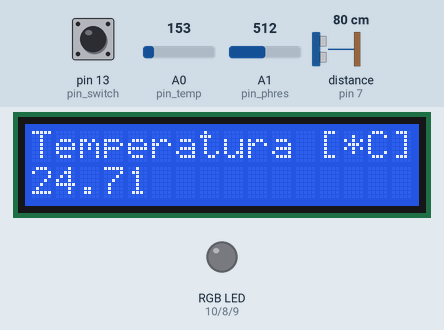
Recording of a sketch running on a simulated Arduino Uno, built with avr-gcc and run on an emulated ATmega328P. Parts: 16×2 character LCD, an RGB LED mixed from three pins (HIGH = lit). Wiring (inferred from the names in the program): ultrasonic range finder: trigger pin 6; echo pin 7. The test bench sets the inputs (shaded band); at power-on: A1 (pin_phres) = 512, distance to the obstacle (sensor on pin 7) 80 cm, A0 (pin_temp) = 153, pin 13 (pin_switch) LOW. The echo pulse lasts 58.3 µs per cm; pins used as bus, display or sensor lines are not drawn; what the sketch prints to the serial monitor is not drawn.

Above: at 1.2 s.
1.3 s: A1 (pin_phres) set to 212
13.7 s: A1 (pin_phres) set to 178
At 16.8 s:
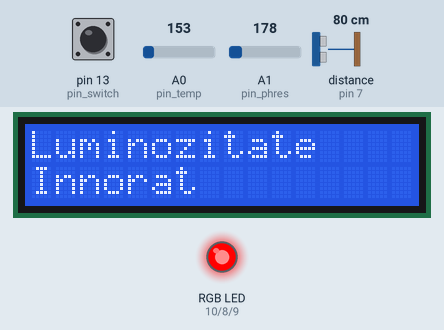
25.9 s: distance to the obstacle (sensor on pin 7) set to 2 cm
At 31.0 s:
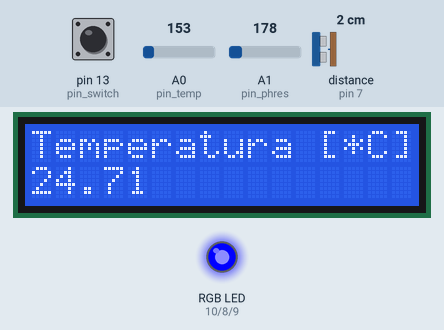
32.1 s: A0 (pin_temp) set to 165
At 37.8 s:
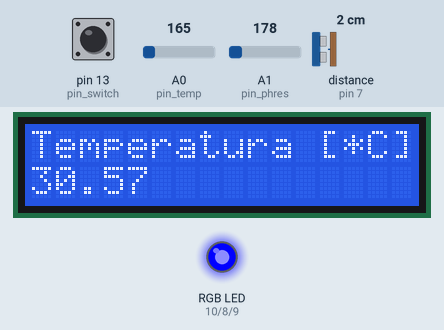
38.2 s: A0 (pin_temp) set to 175
At 43.3 s:
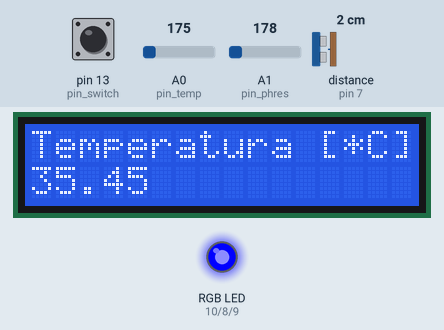
44.3 s: A1 (pin_phres) set to 306
At 47.5 s:
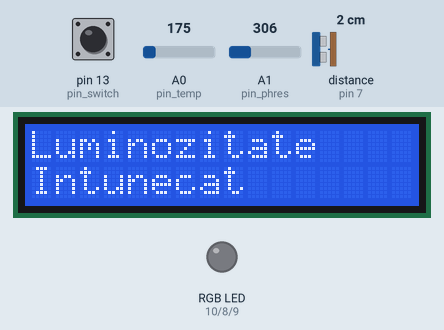
Timing chart, 0 to 59.3 s (numbered marks = the images above; inputs shaded):
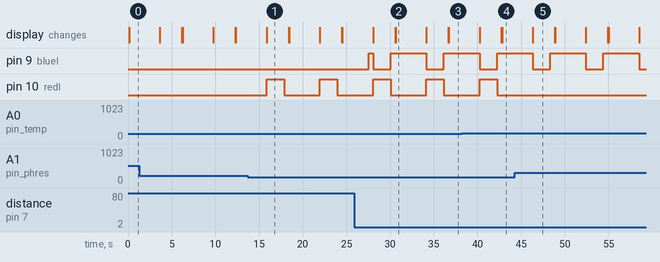

The sketch:

polihack_v51.ino
```cpp
#include <LiquidCrystal.h>

LiquidCrystal lcd(12, 11, 5, 4, 3, 2);

//temperature pin
const int pin_temp = A0;
float temperatura = 0.00;
float media = 0.00;

//photoresistor pin
const int pin_phres = A1;
int phres_val = 0;

//switch pin
const int pin_switch = 13;
int switchst = LOW;

//ultrasonic distance sensor pinout
const int trig_Pin = 6;
const int echo_Pin = 7;
long duration = 0.0;
long distance = 0.0;

//rgb led pinout
const int redl = 10;
const int bluel = 9;
const int greenl = 8;

//display val
int Displ = 0;
int N = 500;

//triggers
byte window_trig = false;
byte switch_trig = false;
byte temp_light_trig = false;

void setup()
{
  Serial.begin(9600);

  pinMode(trig_Pin, OUTPUT);
  pinMode(echo_Pin, INPUT);

  pinMode(pin_switch, INPUT);

  pinMode(redl, OUTPUT);
  pinMode(bluel, OUTPUT);
  pinMode(greenl, OUTPUT);

  lcd.begin(16, 2);
  lcd.clear();
  lcd.setCursor(0, 0);
}

void setColor(int redValue, int greenValue, int blueValue)
{
  if(switch_trig == false)
  {
 	analogWrite(redl, redValue);
 	analogWrite(greenl, greenValue);
 	analogWrite(bluel, blueValue);
  }
}

void ultraSense()
{
  //Serial.println("Starting Trigger");
  digitalWrite(trig_Pin, LOW);
  delayMicroseconds(2);
  digitalWrite(trig_Pin, HIGH);
  delayMicroseconds(10);
  digitalWrite(trig_Pin, LOW);
  duration = pulseIn(echo_Pin, HIGH);

  distance = duration * 0.0343 / 2.0;
  Serial.println("\nDistance(cm): ");
  Serial.println(distance);

  if(distance < 40)
  {
  	setColor(0, 0, 255);
  }
  else if(distance > 40)
    setColor(0, 0, 0);

}

void displayTemp()
{
 lcd.clear();
 lcd.setCursor(0, 0);
 lcd.print("Temperatura [*C]");
 float suma = 0.00;

   for(int i=1; i <= N; i++)
    {
      Displ = analogRead(pin_temp);
      temperatura = (((Displ / 1024.0) * 5)- 0.5)*100;
      suma += temperatura;
    }
    media = suma / N;
    lcd.setCursor(0, 1);
    if(media < 1000)
    {
      lcd.setCursor(3, 1);
      lcd.print(" ");
      lcd.setCursor(0, 1);
      lcd.print(media);
    }
    if(media < 100)
    {
      lcd.setCursor(2, 1);
      lcd.print(" ");
      lcd.setCursor(0, 1);
      lcd.print(media);
    }
    if(media < 10)
    {
      lcd.setCursor(1, 1);
      lcd.print(" ");
      lcd.setCursor(0, 1);
      lcd.print(media);
    }
  delay(3000);
}

double LightIntensityCalculator(int AVal)
{
  int DResistorVal = 3.3;
  double vout = AVal * 0.0048828125;
  int luxData = ((2500/vout-500)/DResistorVal);
  return luxData;
}

void displayLight()
{
  lcd.clear();
  lcd.setCursor(0, 0);
  lcd.print("Luminozitate");
  phres_val = analogRead(pin_phres);

  Serial.println("\nLight intensity(lux): ");
  //Serial.println(LightIntensityCalculator(phres_val));
  int luxValue = LightIntensityCalculator(phres_val);
  Serial.println(luxValue);

  if(luxValue > 7000)
  {
  	lcd.setCursor(0, 1);
  	lcd.print("Luminos");
    setColor(255, 0, 0);
  }
  else if(luxValue > 700)
  {
  	lcd.setCursor(0, 1);
  	lcd.print("Innorat");
    setColor(255, 0, 0);
  }
  else
  {
  	lcd.setCursor(0, 1);
  	lcd.print("Intunecat");
    setColor(0, 0, 0);
  }

  delay(2000);
}

void TestingSensors()
{
  Serial.println("\nSwitch val: ");
  Serial.println(switchst);
}

void loop()
{
  Serial.println("----------------------");
  //digital read for soft override
  switchst = digitalRead(pin_switch);
  Serial.println(switchst);

  if(switchst == 1)
    switch_trig = true;
  else
    switch_trig = false;

  if(temp_light_trig == false)
  {
    displayTemp();
    temp_light_trig = true;
  }
  else
  {
    displayLight();
    temp_light_trig = false;
  }

  ultraSense();


  //TestingSensors();
  delay(500);
}
```

Measured:
- the behaviour switches between 197 and 196 on A1 (pin_phres) (found by bisection; images 0 and 1)
- after the input at 13.7 s, pin 10 (redl): alternates HIGH for 2.0 s and LOW for 4.1 s, starting after 2.2 s; the display: changes after 2.2 s (image 1)
- after the input at 25.9 s, pin 9 (bluel): LOW → HIGH after 1.7 s, → LOW 0.51 s later, → HIGH 2.0 s later
- after the input at 44.3 s, pin 10 (redl): stops changing and stays LOW; the display: changes after 2.0 s (image 5)
- what the display in image 1 shows lasts 2.5 s, from 15.9 s to 18.4 s
